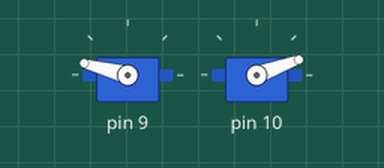
Simulated run of this sketch. Board: Arduino Uno, built with avr-gcc and run on an emulated ATmega328P. Shown: 2 × servo.

Above: at 0.05 s.
At 1.05 s:
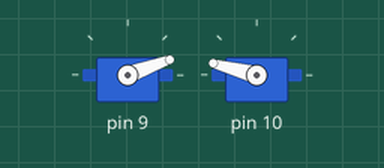
At 2.0 s:
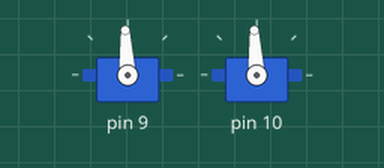
Timing chart, 0 to 4.6 s (numbered marks = the images above):
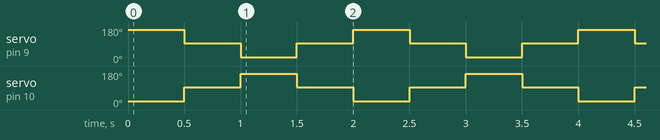

Measured:
- by itself, servo on pin 9: repeats every 2.0 s: 20° 0.50 s, 93° 0.50 s, 165° 0.50 s, 93° 0.50 s
- by itself, servo on pin 10: repeats every 2.0 s: 165° 0.50 s, 93° 0.50 s, 20° 0.50 s, 93° 0.50 s

The sketch:

User_Program3_2.ino
```cpp
#include <Servo.h>
#include <Drive.h>

/*Software 1073 Arduino BoeBots
User Program
Method stubs are pre-made. add your own code to complete the challenge!

Program Task: drive the robot forward, and then backward, for two different time intervals
Feel free to view the example program within the same folder if you need help!
*/


Drive* drive;
void setup(){
  drive = new Drive(9, 10);
}
int time = 500;
void loop(){
  drive->fwd(50);
  delay(time);
  drive->stop();
  delay(time);
  drive->rev(50);
  delay(time);
  drive->stop();
  delay(time);
}
```
